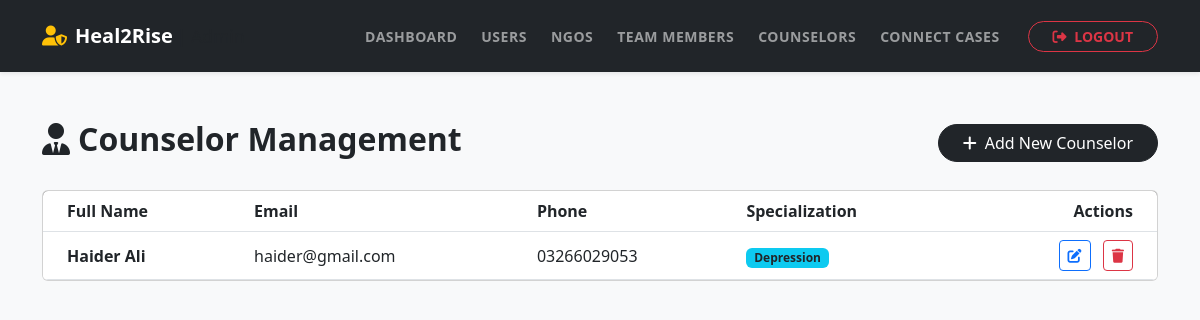
The app's page /admin/manage_counselors.php (signed in) with its own data.
### tables this page shows
CREATE TABLE `counselors` (
  `id` int(11) NOT NULL,
  `full_name` varchar(100) NOT NULL,
  `email` varchar(100) NOT NULL,
  `phone` varchar(20) DEFAULT NULL,
  `specialization` varchar(100) DEFAULT NULL,
  `password` varchar(255) NOT NULL,
  `created_at` timestamp NOT NULL DEFAULT current_timestamp()
);

### admin/manage_counselors.php (the view, shortened to what this page needs)
<?php
include "config.php";
$counselors = mysqli_query($conn, "SELECT * FROM counselors ORDER BY id DESC");
?>
<!DOCTYPE html>
<html lang="en">
<head>
    <link href="https://cdn.jsdelivr.net/npm/bootstrap@5.3.0/dist/css/bootstrap.min.css" rel="stylesheet">
    <link rel="stylesheet" href="https://cdnjs.cloudflare.com/ajax/libs/font-awesome/6.4.0/css/all.min.css">
</head>
<body class="bg-light">
<?php include('navbar.php'); ?>
<div class="container mt-5">
    <div class="d-flex justify-content-between align-items-center mb-4">
        <h2 class="fw-bold"><i class="fas fa-user-tie me-2"></i>Counselor Management</h2>
        <button class="btn btn-dark rounded-pill px-4" onclick="openModal()">
            <i class="fas fa-plus me-2"></i>Add New Counselor
        </button>
    </div>
    <div class="card overflow-hidden">
        <div class="table-responsive">
            <table class="table table-hover align-middle mb-0">
                <thead>
                    <tr>
                        <th class="ps-4">Full Name</th>
                        <th>Email</th>
                        <th>Phone</th>
                        <th>Specialization</th>
                        <th class="text-end pe-4">Actions</th>
                    </tr>
                </thead>
                <tbody>
                    <?php while($row = mysqli_fetch_assoc($counselors)): ?>
                    <tr>
                        <td class="ps-4 fw-bold"><?= htmlspecialchars($row['full_name']) ?></td>
                        <td><?= htmlspecialchars($row['email']) ?></td>
                        <td><?= htmlspecialchars($row['phone']) ?></td>
                        <td><span class="badge bg-info text-dark"><?= htmlspecialchars($row['specialization']) ?></span></td>
                        <td class="text-end pe-4">
                            <button class="btn btn-sm btn-outline-primary me-2" onclick='editCounselor(<?= json_encode($row) ?>)'>
                                <i class="fas fa-edit"></i>
                            </button>
                            <a href="manage_counselors.php?delete_id=<?= $row['id'] ?>" class="btn btn-sm btn-outline-danger"
                               onclick="return confirm('Are you sure you want to delete this counselor?')">
                               <i class="fas fa-trash"></i>
                            </a>
                        </td>
                    </tr>
                    <?php endwhile; ?>
                </tbody>
            </table>
        </div>
    </div>
</div>
</body>
</html>

### admin/manage_counselors.php (style rules this page uses)
.table thead { background: #2d2d2d; color: #fff; }

### records on screen
counselors: full_name "Haider Ali", email "haider@gmail.com", phone "03266029053", specialization "Depression"
